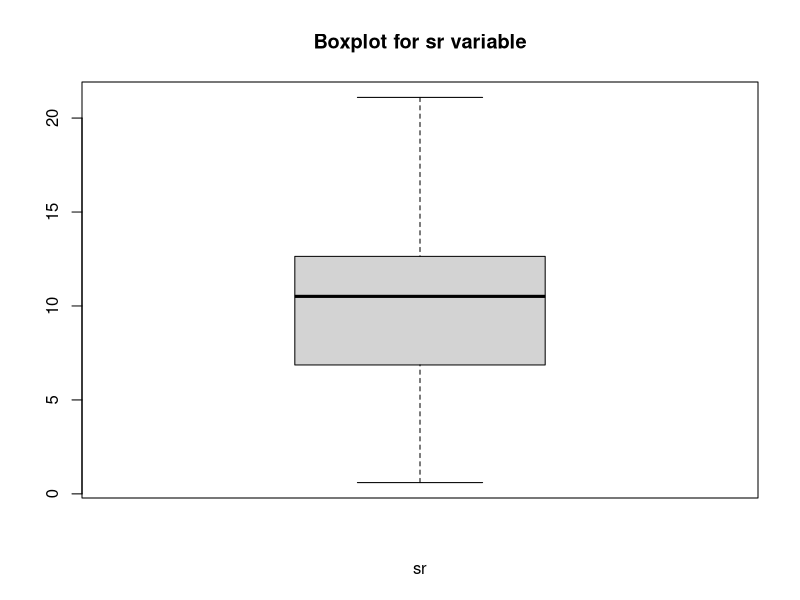
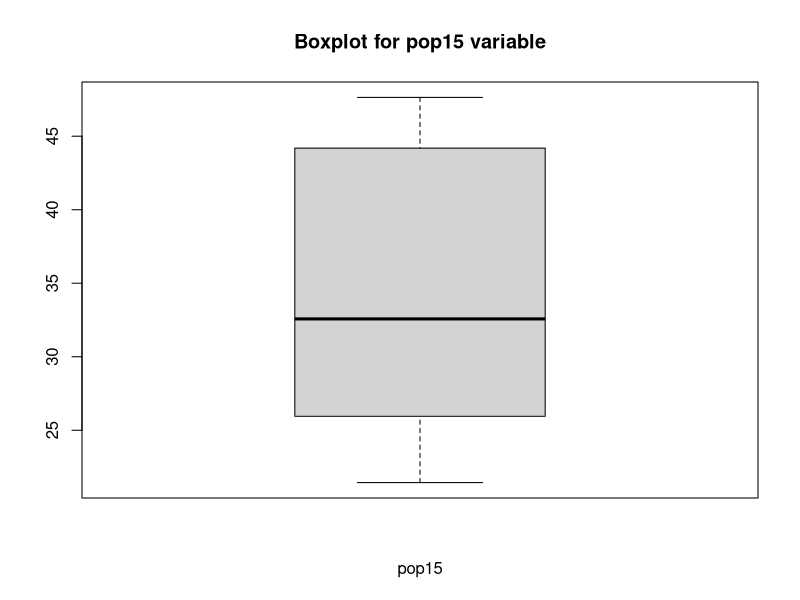
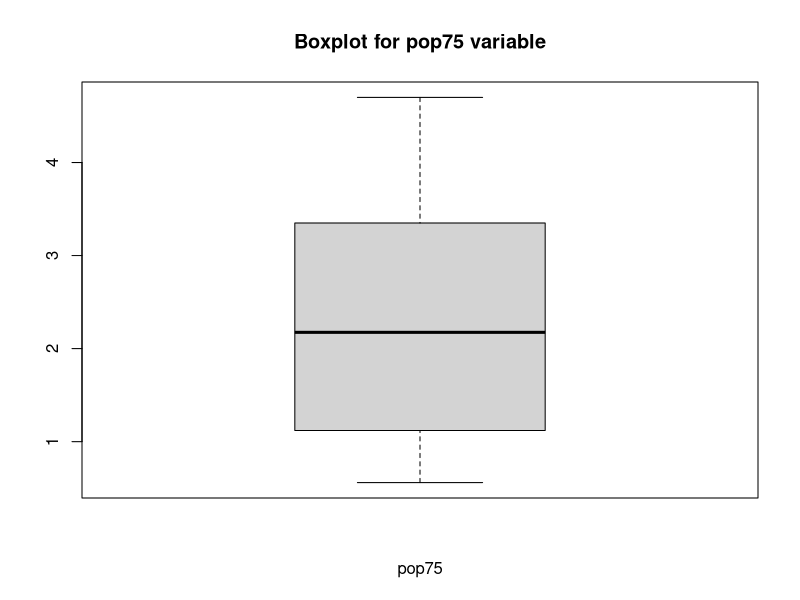
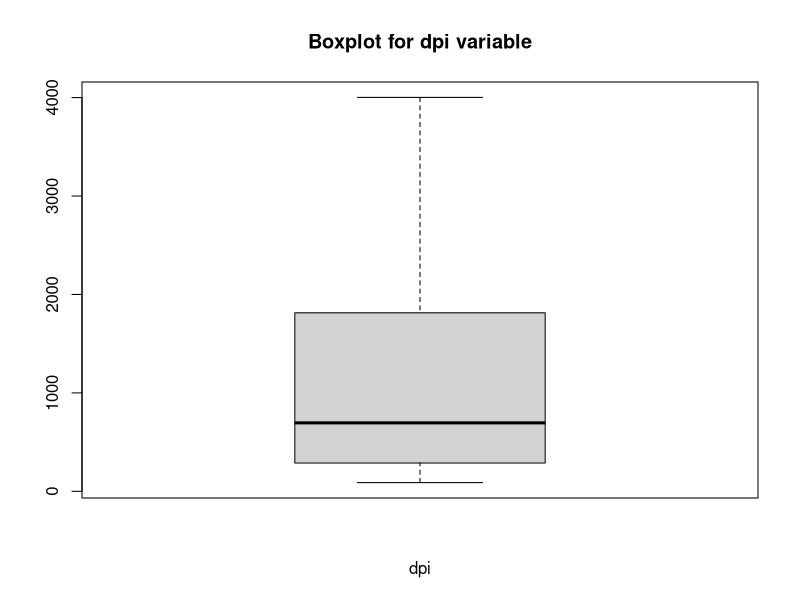
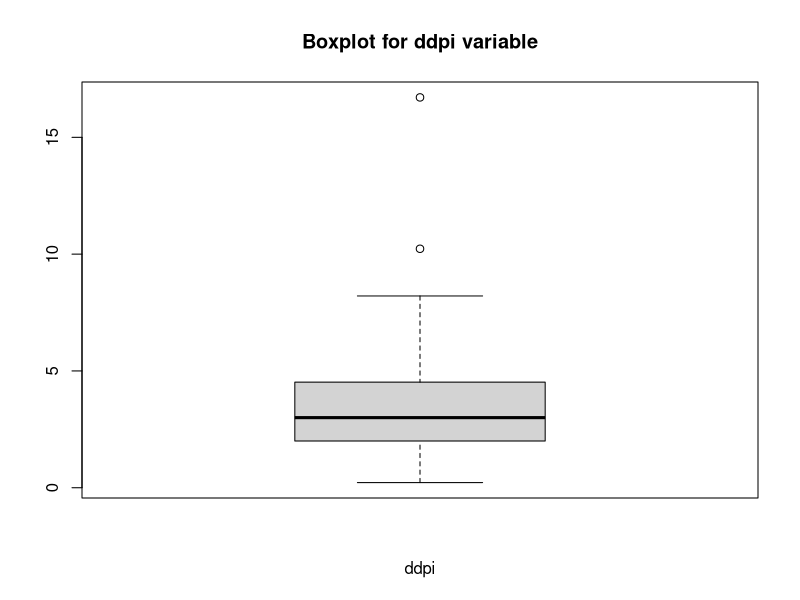

Here is the R script that generated these plots, in order:
#task 3
# линейная модель на всем датасете
L_all = lm(sr ~ ., data = LifeCycleSavings)
summary(L_all)
# p-value: 0.0007904

#a
# строим ящики с усами  отдельно для каждой из 5 переменных
for (i in 1:5){
  name = colnames(LifeCycleSavings[i])
  main = sprintf("Boxplot for %s variable", name)
  boxplot(LifeCycleSavings[, i], main=main, xlab=name)
}

# выбросы нашлись только для одной переменной - ddpi. находим индексы выбросов .
ddpi = LifeCycleSavings$ddpi
del_inds_bp = which(ddpi %in% boxplot(ddpi, plot=FALSE)$out)
del_inds_bp
# 47 49

# линейная модель на датасете без выбросов, удаленных при помощи боксплотов
L_bp = lm(sr ~ ., data = LifeCycleSavings[-del_inds_bp, ])
summary(L_bp)
# p-value: 0.0002821

#b
#  подсчёт параметров leverages (регрессия от 4-х факторов у нас уже построена)
sum(hatvalues(L_all))
# 5 - все верно

del_inds_l = which(hatvalues(L_all) > 2 * mean(hatvalues(L_all)))
del_inds_l
#      Ireland         Japan United States         Libya
#           21            23            44            49

# линейная модель на датасете без выбросов, удаленных при помощи leverages
L_l = lm(sr ~ ., data = LifeCycleSavings[-del_inds_l, ])
summary(L_l)
# p-value: 0.005315

# в итоге, лучшее качество (по p-уровням тестов для коэффициентов детерминации R^2)
# показала модель с удалением выбросов по диаграмме размаха. Второй стала модель
# на всех данных. На порядок больший p-value у модели с удалением наблюдений, для 
# которых leverages превосходят более чем в 2 раза среднее значение этого параметра 
# по всем наблюдениям.
# при этом Libya дважды попадала в список наблюдений-выбросов.
# интересно было бы предсказать значения sr для наблюдений-выбросов всеми тремя 
# моделями, и сравнить отклонение от реального значения (так как если модели будут
# использоваться для предсказания, то могут прийти и такие значения-выбросы).
del_inds = unique(c(del_inds_bp, del_inds_l))
L_all_pred = predict(L_all, LifeCycleSavings[del_inds, ], type = "response")
L_bp_pred = predict(L_bp, LifeCycleSavings[del_inds, ], type = "response")
L_l_pred = predict(L_l, LifeCycleSavings[del_inds, ], type = "response")
real_sr = LifeCycleSavings$sr[del_inds]

# отклонения
sqrt(sum((L_all_pred - real_sr) ** 2) / 5)
# 3.398448
sqrt(sum((L_bp_pred - real_sr) ** 2) / 5)
# 5.720109
sqrt(sum((L_l_pred - real_sr) ** 2) / 5)
# 4.168431

# вот тут уже интереснее. Общая модель показала самый хороший результат, и это
# логично, так как она обучалась на всех данных, в том числе на этих 5 объектах.
# теперь на 2 месте модель с удалением объектов по leverages, и это несмотря на 
# то, что она не видела 4 из 5 переданных значений. на последнем месте модель с
# удалением выбросов по по диаграмме размаха, она была построена с учетом 4 из 5
# значений из списка.
